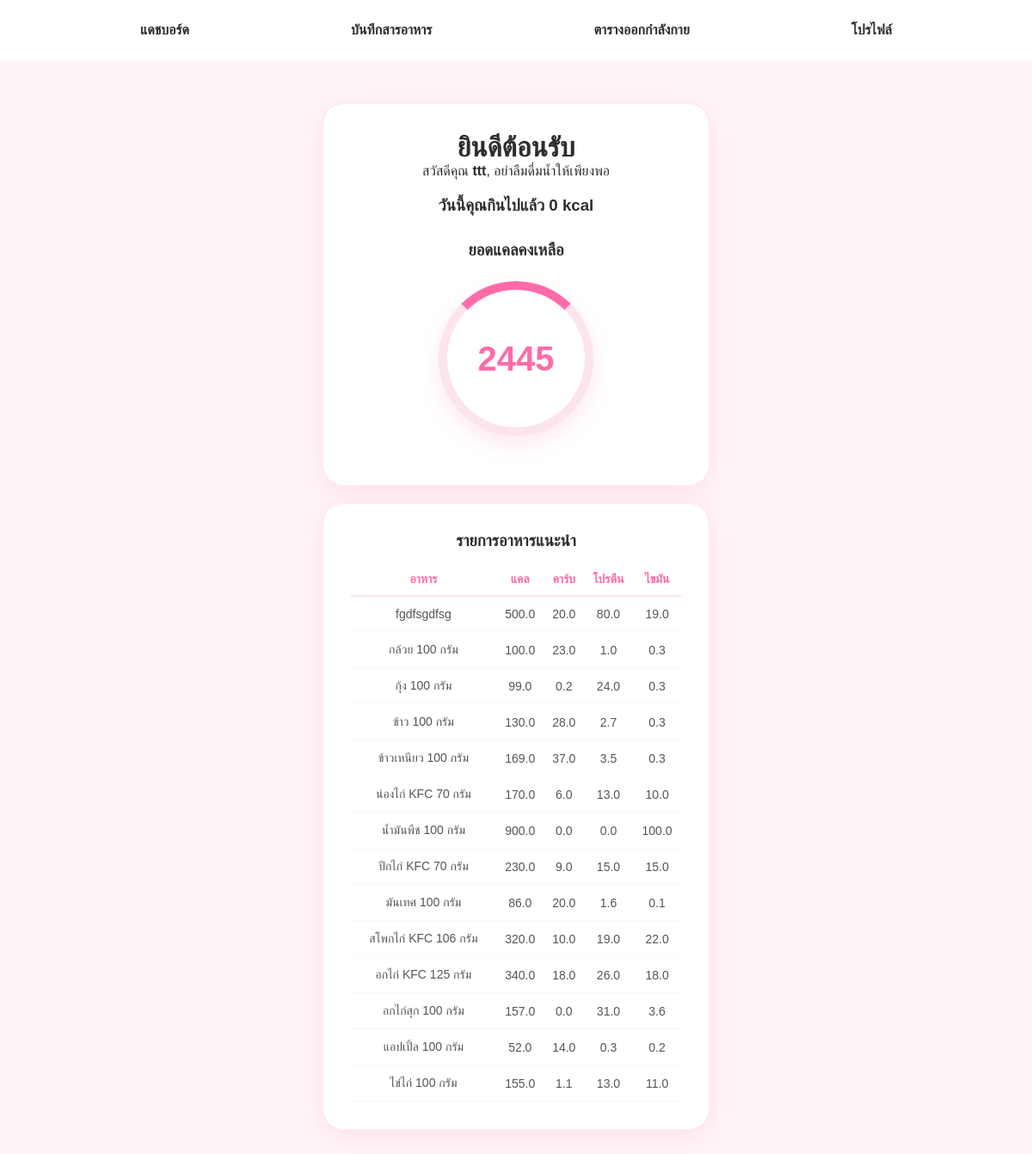
The app's page /dashboard (signed in) with its own data.
### tables this page shows
CREATE TABLE guest_users (
            id INTEGER PRIMARY KEY AUTOINCREMENT,
            username TEXT UNIQUE NOT NULL,
            password_hash TEXT NOT NULL,
            gender TEXT,
            age INTEGER,
            weight REAL,
            height REAL,
            activity TEXT,
            bodyfat REAL,
            picture TEXT DEFAULT '/img/users_profile/default_profile.png',
            created_at DATETIME DEFAULT CURRENT_TIMESTAMP
        );

CREATE TABLE base_food (
            id INTEGER PRIMARY KEY AUTOINCREMENT,
            food_name TEXT NOT NULL,
            category TEXT,
            base_cal REAL NOT NULL,
            base_carb REAL DEFAULT 0,
            base_protein REAL DEFAULT 0,
            base_fat REAL DEFAULT 0,
            fiber REAL DEFAULT 0,
            sugar REAL DEFAULT 0,
            sodium REAL DEFAULT 0,
            unit TEXT DEFAULT '100g',
            created_at TIMESTAMP DEFAULT CURRENT_TIMESTAMP
        );

### app.py (the view)
@app.route('/dashboard')
def dashboard():
    check = check_login()
    if check:
        return check
    db = get_db()
    c = db.cursor()
    user_id = session["user_id"]
    user_type = session["user_type"]
    if user_type == "google":
        c.execute(
            "SELECT name, picture FROM google_users WHERE id=?",
            (user_id,)
        )
    else:
        c.execute(
            "SELECT username AS name, picture FROM guest_users WHERE id=?",
            (user_id,)
        )
    user = c.fetchone()
    if not user:
        session.clear()
        db.close()
        return redirect("/")
    c.execute("""
    SELECT food_name, base_cal, base_carb, base_protein, base_fat FROM base_food ORDER BY food_name ASC
    """)
    base_foods = c.fetchall()
    c.execute("""
        SELECT tdee FROM user_calculations WHERE user_id=? AND user_type=? ORDER BY created_at DESC
        LIMIT 1
    """, (user_id, user_type))
    cal = c.fetchone()
    tdee = round(cal["tdee"]) if cal else 0
    c.execute("""
        SELECT food_name, calories FROM food_logs WHERE user_id=? AND user_type=? AND log_date=CURRENT_DATE
    """, (user_id, user_type))
    foods = c.fetchall()
    c.execute("""
        SELECT COALESCE(SUM(calories), 0) AS total FROM food_logs WHERE user_id=? AND user_type=? AND log_date=CURRENT_DATE
    """, (user_id, user_type))
    eaten = c.fetchone()["total"]
    remaining = tdee - eaten
    db.close()
    return render_template(
        "dashboard.html",
        user=user,
        tdee=tdee,
        foods=foods,
        eaten=eaten,
        remaining=remaining,
        base_foods = base_foods,
    )

### app.py (called while the page is built)
def check_login():
    if "user_id" not in session:
        return redirect("/")
    db = get_db()
    c = db.cursor()
    c.execute(
        "SELECT 1 FROM user_calculations WHERE user_id=?",
        (session["user_id"],)
    )
    if not c.fetchone():
        session.clear()
        return redirect("/")

### database.py (called while the page is built)
def get_db():
    conn = sqlite3.connect("EatForFit.db")
    conn.row_factory = sqlite3.Row
    return conn

### templates/dashboard.html (shortened to what this page needs)
<!DOCTYPE html>
<html lang="th">
<head>
    <link rel="stylesheet" href="{{ url_for('static', filename='CSS/eatforfit.css') }}">
</head>
<body>
    <div class="container">
        <nav>
            <a href="/dashboard">แดชบอร์ด</a>
            <a href="/food_log">บันทึกสารอาหาร</a>
            <a href="/workout">ตารางออกกำลังกาย</a>
            <a href="/profile">โปรไฟล์</a>
        </nav>
        <div class="card" style="text-align: center;">
            <h1>ยินดีต้อนรับ</h1>
            {% if user %}
                {% set messages = ["วันนี้คุณออกกำลังกายแล้วหรือยัง", "วันนี้คุณเล่นส่วนไหน", "อย่าลืมดื่มน้ำให้เพียงพอ", "ทำเป้าหมายวันนี้ให้สำเร็จ"] %}
                <p>สวัสดีคุณ <b>{{ user.name }}</b>, {{ messages | random }}</p>
            {% endif %}
            <div style="margin-top: 20px;">
                <h3>วันนี้คุณกินไปแล้ว {{ eaten }} kcal</h3>
            </div>
            {% if tdee > 0 %}
            <div style="margin-top: 30px;">
                <h3>ยอดแคลคงเหลือ</h3>
                <div class="circle">
                    <h2 style="font-size: 40px; margin:0;">{{ remaining }}</h2>
                </div>
            </div>
            {% endif %}
        </div>
        <div class="card">
            <h3>รายการอาหารแนะนำ</h3>
            <table class="food-table">
                <thead>
                    <tr>
                        <th>อาหาร</th>
                        <th>แคล</th>
                        <th>คาร์บ</th>
                        <th>โปรตีน</th>
                        <th>ไขมัน</th>
                    </tr>
                </thead>
                <tbody>
                    {% for food in base_foods %}
                    <tr>
                        <td>{{ food.food_name }}</td>
                        <td>{{ food.base_cal }}</td>
                        <td>{{ food.base_carb }}</td>
                        <td>{{ food.base_protein }}</td>
                        <td>{{ food.base_fat }}</td>
                    </tr>
                    {% endfor %}
                </tbody>
            </table>
        </div>
    </div>
</body>
</html>

### static/CSS/eatforfit.css (style rules this page uses)
* { box-sizing: border-box; font-family: 'Prompt', Arial, Helvetica, sans-serif; margin: 0; padding: 0; }
body { color: #2D2D2D; background-color: #FFF5F8; text-align: center; padding-top: 100px; padding-bottom: 40px; }
nav { background-color: #ffffff; width: 100%; height: 70px; display: flex; position: fixed; justify-content: space-evenly; align-items: center; padding: 0 20px; gap: 30px; top: 0; left: 0; z-index: 1000; }
nav a { color: #2D2D2D; font-weight: bold; text-decoration: none; padding: 10px 15px; border-radius: 32px; transition: all 0.3s ease; }
.container { max-width: 1200px; margin: 0 auto; padding: 0 20px; }
.card { background: #ffffff; border-radius: 24px; box-shadow: 0 8px 30px rgba(255,107,169,0.15); width: 100%; max-width: 450px; padding: 32px; margin: 20px auto; border: 1px solid rgba(255, 182, 204, 0.3); }
.circle { width: 180px; height: 180px; border-radius: 50%; border: 10px solid #FCE4EC; border-top: 10px solid #FF6BA9; display: flex; align-items: center; justify-content: center; margin: 25px auto; background: white; box-shadow: 0 10px 25px rgba(255, 107, 169, 0.15); }
.circle h2 { color: #FF6BA9; font-weight: 600; }
.food-table { width: 100%; border-collapse: collapse; margin-top: 15px; font-size: 14px; }
.food-table th { color: #FF6BA9; border-bottom: 2px solid #FCE4EC; padding: 10px 5px; text-align: center; }
.food-table td { padding: 12px 5px; border-bottom: 1px solid #FFF5F8; color: #555; }

### records on screen
guest_users: name "ttt"
base_food: food_name "fgdfsgdfsg", base_cal "500.0", base_carb "20.0", base_protein "80.0", base_fat "19.0"
base_food: food_name "กล้วย 100 กรัม", base_cal "100.0", base_carb "23.0", base_protein "1.0", base_fat "0.3"
base_food: food_name "กุ้ง 100 กรัม", base_cal "99.0", base_carb "0.2", base_protein "24.0", base_fat "0.3"
base_food: food_name "ข้าว 100 กรัม", base_cal "130.0", base_carb "28.0", base_protein "2.7", base_fat "0.3"
base_food: food_name "ข้าวเหนียว 100 กรัม", base_cal "169.0", base_carb "37.0", base_protein "3.5", base_fat "0.3"
base_food: food_name "น่องไก่ KFC 70 กรัม", base_cal "170.0", base_carb "6.0", base_protein "13.0", base_fat "10.0"
base_food: food_name "น้ำมันพืช 100 กรัม", base_cal "900.0", base_carb "0.0", base_protein "0.0", base_fat "100.0"
base_food: food_name "ปีกไก่ KFC 70 กรัม", base_cal "230.0", base_carb "9.0", base_protein "15.0", base_fat "15.0"
base_food: food_name "มันเทศ 100 กรัม", base_cal "86.0", base_carb "20.0", base_protein "1.6", base_fat "0.1"
base_food: food_name "สโพกไก่ KFC 106 กรัม", base_cal "320.0", base_carb "10.0", base_protein "19.0", base_fat "22.0"
base_food: food_name "อกไก่ KFC 125 กรัม", base_cal "340.0", base_carb "18.0", base_protein "26.0", base_fat "18.0"
base_food: food_name "อกไก่สุก 100 กรัม", base_cal "157.0", base_carb "0.0", base_protein "31.0", base_fat "3.6"
base_food: food_name "แอปเปิ้ล 100 กรัม", base_cal "52.0", base_carb "14.0", base_protein "0.3", base_fat "0.2"
base_food: food_name "ไข่ไก่ 100 กรัม", base_cal "155.0", base_carb "1.1", base_protein "13.0", base_fat "11.0"

### other values on screen
{{ eaten }} "0"
{{ remaining }} "2445"
